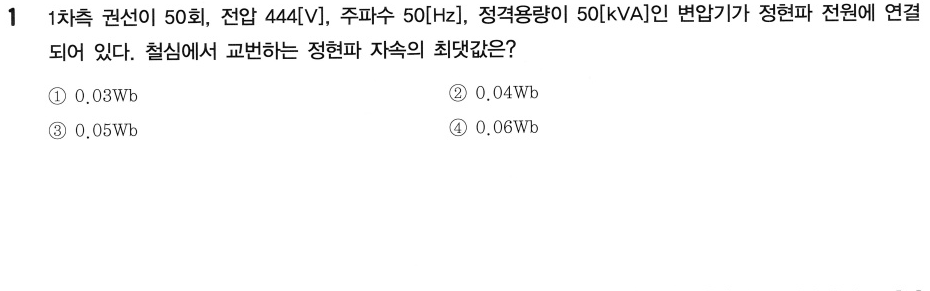
#> input picture exam_images/q/q_전기기기_2018-03-24_제1회서울특별시_no01.png, 930 x 291 px
$ python -i extract_pdf_bank.py   (imports and definitions only)
#> lines starting #> are read from the running program, lines starting #| are printed output that depends on the picture; after the words box and inside, x2 and y2 are one past the last pixel; in counts of white or black regions, pixels touching at a corner belong together
# -*- coding: utf-8 -*-
"""Extract every 9급 전기이론/전기기기 question from the Seowongak PDF into the quiz bank."""
from __future__ import annotations

import json
import re
from pathlib import Path

import cv2
import numpy as np

HERE = Path(__file__).resolve().parent
IMG_ROOT = Path(
    r"C:\Users\omyra\Downloads\9급 전기직 전기기기.전기이론"
    r"\images\9급 전기직 전기기기.전기이론"
)
PDF_STEM = "9급 전기직 전기기기.전기이론"
Q_DIR = HERE / "exam_images" / "q"
A_DIR = HERE / "exam_images" / "a"
JSON_PATH = HERE / "questions.json"
REPORT_PATH = HERE / "_extract_report.json"

IRON_OFFSET = 2  # book page 8 -> pdf 10
MACHINE_OFFSET = 306  # book page 2 -> pdf 308
IRON_PDF_END = 305
MACHINE_PDF_END = 512
ANSWER_SCORE_MIN = 0.76


def page_path(n: int) -> Path:
    return IMG_ROOT / f"{PDF_STEM}_{n}.jpg"


# [28 lines left out: functions load_gray, load_bgr, imwrite_unicode, make_answer_tmpl, not called in this run]


ANSWER_TMPL = None


# [55 lines left out: functions find_answer, answer_line_qcount, header_bottom, not called in this run]


def footer_top(gray) -> int:
    h, w = gray.shape
    return max(int(h * 0.93), h - 80)


# [65 lines left out: functions content_left_x, _is_vertical_rule, find_q_ys, not called in this run]


def crop_starts_with_number(img) -> bool:
    """크롭 왼쪽 위에 문항 번호가 있으면 True."""
    if img is None or img.size == 0:
        return False
    g = cv2.cvtColor(img, cv2.COLOR_BGR2GRAY) if img.ndim == 3 else img
    h, w = g.shape[:2]
    y1 = min(h, 90)
    x1 = min(w, 90)
    strip = g[:y1, :x1]
    _, bw = cv2.threshold(strip, 155, 255, cv2.THRESH_BINARY_INV)
    nlab, _, stats, _ = cv2.connectedComponentsWithStats(bw, 8)
    for i in range(1, nlab):
        x, y, ww, hh, area = stats[i]
        if not (12 <= hh <= 52 and 4 <= ww <= 36 and area >= 18 and x <= 62 and y <= 48):
            continue
        if ww > hh * 1.9:
            continue
        # 숫자 1은 가늘다. 박스선만 위아래로 길게 이어진 경우만 제외.
        if ww <= 7 and hh >= 28 and _is_vertical_rule(g, int(x), int(y), hh):
            continue
        return True
    return False


def is_header_only(img) -> bool:
    """과목 뱃지+날짜 헤더(아래 여백 포함)만 있으면 True."""
    if img is None or img.size == 0:
        return True
    g = cv2.cvtColor(img, cv2.COLOR_BGR2GRAY) if img.ndim == 3 else img
    h, w = g.shape[:2]
    if crop_starts_with_number(g):
        return False
    if h < 280:
        top_ink = float((g[: min(h, 48)] < 180).mean())
        bot = g[min(h, 48) :]
        bot_ink = float((bot < 180).mean()) if bot.size else 0.0
        if bot_ink < 0.018 and top_ink > 0.008:
            return True
    badge = g[2 : min(h, 78), 2 : min(w, 220)]
    if badge.size and float(badge.mean()) < 175:
        below = g[min(h, 88) :]
        if below.size == 0:
            return True
        if float((below < 180).mean()) < 0.045:
            return True
    if h < 180:
        top = g[: max(1, h // 3)]
        bot = g[h // 2 :]
        if float(top.mean()) < 165 and float(bot.mean()) > 220:
            return True
    return False


# [68 lines left out: functions is_weak_crop, split_question_starts, trim_crop, not called in this run]


# subject, date, exam_slug, book_start
IRON_EXAMS = [
    ("전기이론", "2021-04-17", "인사혁신처", 8),
    ("전기이론", "2021-06-05", "제1회지방직", 24),
    ("전기이론", "2021-06-05", "제1회서울특별시", 39),
    ("전기이론", "2021-06-05", "제1회서울특별시보훈청추천", 52),
    ("전기이론", "2022-04-02", "인사혁신처", 62),
    ("전기이론", "2022-06-18", "제1회지방직", 75),
    ("전기이론", "2022-06-18", "제2회서울특별시", 89),
    ("전기이론", "2022-06-18", "제2회서울특별시보훈청추천", 100),
    ("전기이론", "2023-04-08", "인사혁신처", 110),
    ("전기이론", "2023-06-10", "제1회지방직", 122),
    ("전기이론", "2023-06-10", "제1회서울특별시보훈청추천", 132),
    ("전기이론", "2023-06-10", "제1회서울특별시", 145),
    ("전기이론", "2024-03-23", "인사혁신처", 161),
    ("전기이론", "2024-06-22", "제1회지방직", 175),
    ("전기이론", "2024-06-22", "제2회서울특별시", 187),
    ("전기이론", "2024-06-22", "제2회서울특별시보훈청추천", 199),
    ("전기이론", "2025-04-05", "국가직", 209),
    ("전기이론", "2025-06-21", "제1회지방직", 223),
    ("전기이론", "2025-06-21", "제1회서울특별시", 239),
    ("전기이론", "2025-06-21", "제1회서울특별시보훈청추천", 253),
    ("전기이론", "2026-04-04", "국가직", 259),
    ("전기이론", "2026-06-20", "제1회지방직", 275),
    ("전기이론", "2026-06-20", "제1회서울특별시", 286),
    ("전기이론", "2026-06-20", "제1회서울특별시보훈청추천", 299),
]
MACHINE_EXAMS = [
    ("전기기기", "2018-03-24", "제1회서울특별시", 2),
    ("전기기기", "2018-04-07", "인사혁신처", 13),
    ("전기기기", "2018-05-19", "제1회지방직", 23),
    ("전기기기", "2018-06-23", "제2회서울특별시", 32),
    ("전기기기", "2019-04-06", "인사혁신처", 41),
    ("전기기기", "2019-06-15", "제1회지방직", 50),
    ("전기기기", "2019-06-15", "제2회서울특별시", 60),
    ("전기기기", "2020-06-13", "제1회지방직제2회서울특별시", 70),
    ("전기기기", "2020-07-11", "인사혁신처", 78),
    ("전기기기", "2021-04-17", "인사혁신처", 89),
    ("전기기기", "2021-06-05", "제1회지방직", 100),
    ("전기기기", "2022-04-02", "인사혁신처", 109),
    ("전기기기", "2022-06-18", "제1회지방직", 118),
    ("전기기기", "2023-04-08", "인사혁신처", 127),
    ("전기기기", "2023-06-10", "제1회지방직", 136),
    ("전기기기", "2024-03-23", "인사혁신처", 146),
    ("전기기기", "2024-06-22", "제1회지방직", 156),
    ("전기기기", "2025-04-05", "국가직", 167),
    ("전기기기", "2025-06-21", "제1회지방직", 178),
    ("전기기기", "2026-04-04", "국가직", 187),
    ("전기기기", "2026-06-20", "제1회지방직", 198),
]


# [351 lines left out: functions with_ranges, exam_source, finalize_exam_items, extract_exam, orig_key, normalize_exam and 3 more, not called in this run]


# [2 lines not run here, left out]

>>> import cv2
>>> picture = cv2.imread('exam_images/q/q_전기기기_2018-03-24_제1회서울특별시_no01.png')
#> picture is the input picture: shape (291, 930, 3); min 0, max 255, mean 248.2
>>> result = is_header_only(picture)
#> in crop_starts_with_number, `strip = g[:y1, :x1]`:
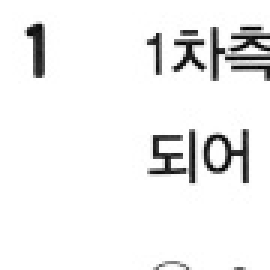
#> strip: shape (90, 90) (shown 3 times larger); min 0, max 255, mean 239.9
#> in crop_starts_with_number, `_, bw = cv2.threshold(strip, 155, 255, cv2.THRESH_BINARY_INV)`:
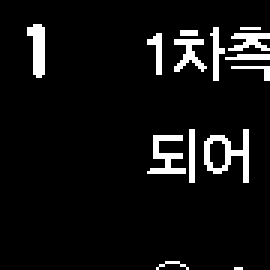
#> bw: shape (90, 90) (shown 3 times larger); 6.9% white in thin lines or dots, all inside (x1, y1, x2, y2) = (9, 8, 90, 90)
#> in crop_starts_with_number, `nlab, _, stats, _ = cv2.connectedComponentsWithStats(bw, 8)`: nlab = 15; stats = 15 rows, first 6: [0, 0, 90, 90, 7540], [9, 8, 6, 18, 75], [70, 9, 5, 18, 41], [80, 9, 7, 1, 7], [49, 11, 5, 14, 35], [60, 10, 6, 2, 12]
#> the loop in crop_starts_with_number, `for i in range(1, nlab):` made 1 pass
#> result = False

$ run again, on exam_images/q/q_전기기기_2018-05-19_제1회지방직_no04.png
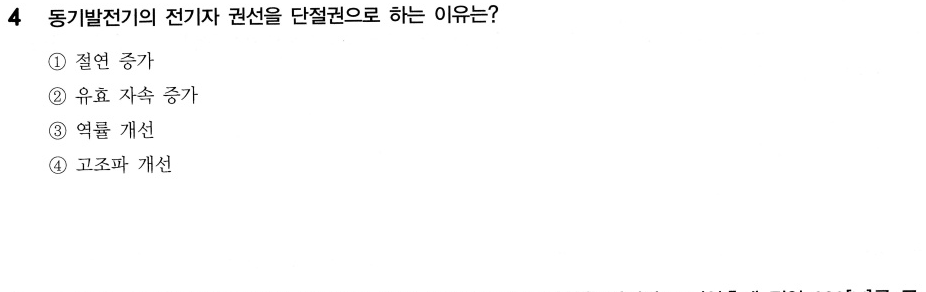
#> input picture exam_images/q/q_전기기기_2018-05-19_제1회지방직_no04.png, 926 x 292 px
#> picture is the input picture: shape (292, 926, 3); min 0, max 255, mean 251.3
#> in crop_starts_with_number, `strip = g[:y1, :x1]`:
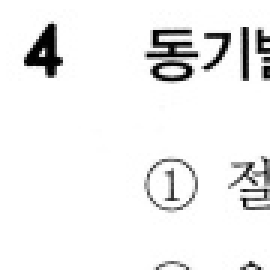
#> strip: shape (90, 90) (shown 3 times larger); min 0, max 255, mean 239.3
#> in crop_starts_with_number, `_, bw = cv2.threshold(strip, 155, 255, cv2.THRESH_BINARY_INV)`:
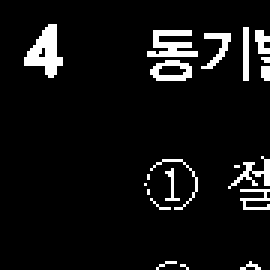
#> bw: shape (90, 90) (shown 3 times larger); 7% white in thin lines or dots, all inside (x1, y1, x2, y2) = (8, 8, 90, 90)
#> nlab = 21; stats = 21 rows, first 6: [0, 0, 90, 90, 7535], [8, 8, 13, 18, 123], [81, 9, 2, 18, 36], [49, 10, 17, 9, 92], [67, 11, 10, 12, 46], [85, 10, 5, 8, 28]
#> the loop in crop_starts_with_number, `for i in range(1, nlab):` made 1 pass
#> result = False

$ run again, on exam_images/q/q_전기기기_2018-05-19_제1회지방직_no05.png
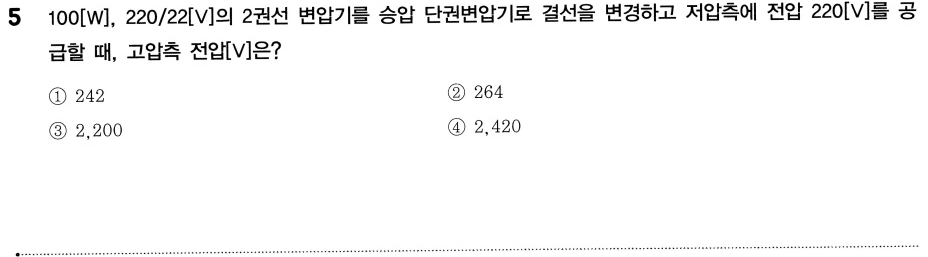
#> input picture exam_images/q/q_전기기기_2018-05-19_제1회지방직_no05.png, 928 x 257 px
#> picture is the input picture: shape (257, 928, 3); min 0, max 255, mean 247.3
#> in crop_starts_with_number, `strip = g[:y1, :x1]`:
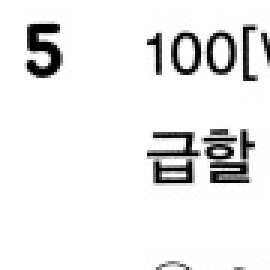
#> strip: shape (90, 90) (shown 3 times larger); min 0, max 255, mean 235
#> in crop_starts_with_number, `_, bw = cv2.threshold(strip, 155, 255, cv2.THRESH_BINARY_INV)`:
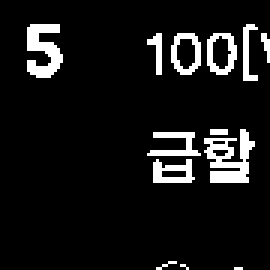
#> bw: shape (90, 90) (shown 3 times larger); 8.7% white in thin lines or dots, all inside (x1, y1, x2, y2) = (9, 8, 90, 90)
#> nlab = 14; stats = 14 rows, first 6: [0, 0, 90, 90, 7392], [9, 8, 12, 18, 136], [81, 8, 5, 19, 48], [49, 11, 5, 14, 35], [57, 11, 10, 14, 69], [69, 11, 10, 14, 72]
#> the loop in crop_starts_with_number, `for i in range(1, nlab):` made 1 pass
#> result = False

$ run again, on exam_images/q/q_전기기기_2018-05-19_제1회지방직_no13.png
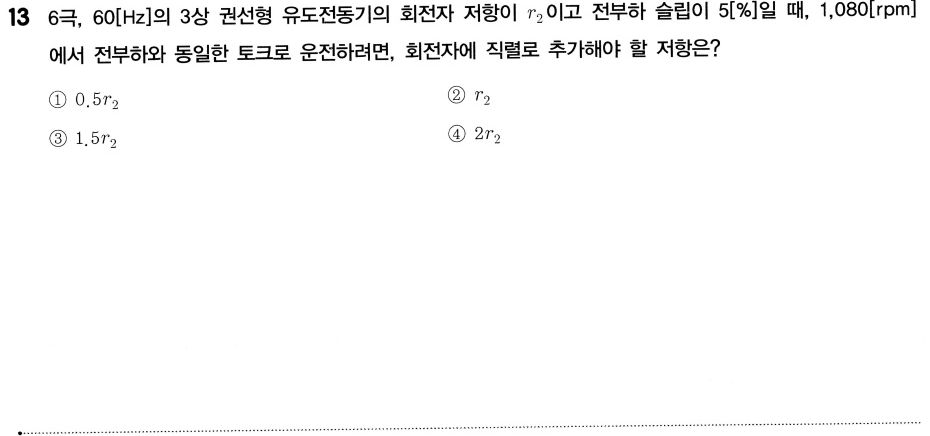
#> input picture exam_images/q/q_전기기기_2018-05-19_제1회지방직_no13.png, 930 x 436 px
#> picture is the input picture: shape (436, 930, 3); min 0, max 255, mean 249.3
#> in crop_starts_with_number, `strip = g[:y1, :x1]`:
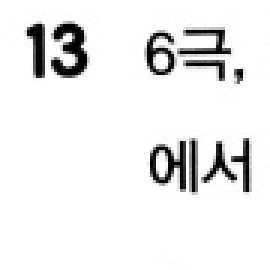
#> strip: shape (90, 90) (shown 3 times larger); min 0, max 255, mean 236.6
#> in crop_starts_with_number, `_, bw = cv2.threshold(strip, 155, 255, cv2.THRESH_BINARY_INV)`:
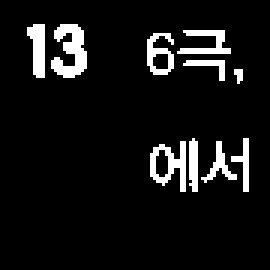
#> bw: shape (90, 90) (shown 3 times larger); 7.9% white; 10 white regions (1 under 20 px), largest, box (x1, y1, x2, y2) and area: (17, 8, 29, 26) 131, (50, 47, 62, 64) 98, (9, 8, 15, 26) 78
#> nlab = 11; stats = [[0, 0, 90, 90, 7460], [9, 8, 6, 18, 78], [17, 8, 12, 18, 131], [49, 11, 9, 14, 69], [59, 10, 18, 8, 72], [61, 20, 14, 7, 37], [78, 23, 3, 5, 11], [50, 47, 12, 17, 98], [63, 46, 3, 18, 49], [67, 47, 12, 14, 51], [77, 46, 6, 18, 44]]
#> the loop in crop_starts_with_number, `for i in range(1, nlab):` made 1 pass
#> result = False
